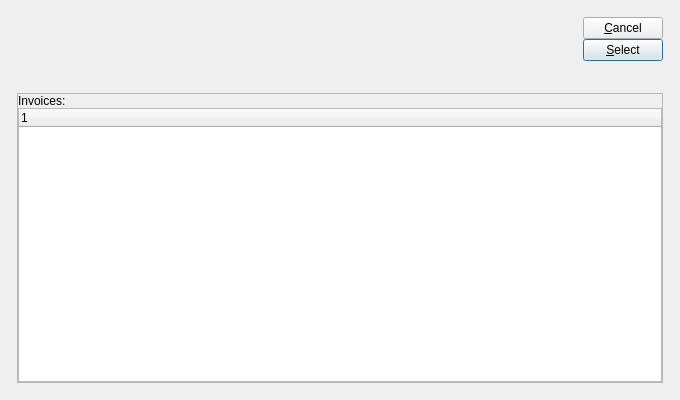
<ui version="4.0" >
 <author></author>
 <comment>This file is part of the xTuple ERP: PostBooks Edition, a free and
open source Enterprise Resource Planning software suite,
Copyright (c) 1999-2011 by OpenMFG LLC, d/b/a xTuple.
It is licensed to you under the Common Public Attribution License
version 1.0, the full text of which (including xTuple-specific Exhibits)
is available at www.xtuple.com/CPAL.  By using this software, you agree
to be bound by its terms.</comment>
 <class>invoiceList</class>
 <widget class="QDialog" name="invoiceList" >
  <property name="geometry" >
   <rect>
    <x>0</x>
    <y>0</y>
    <width>680</width>
    <height>400</height>
   </rect>
  </property>
  <property name="windowTitle" >
   <string>Invoices</string>
  </property>
  <layout class="QGridLayout" >
   <item row="0" column="0" >
    <layout class="QGridLayout" >
     <property name="leftMargin" >
      <number>12</number>
     </property>
     <property name="topMargin" >
      <number>12</number>
     </property>
     <property name="rightMargin" >
      <number>12</number>
     </property>
     <property name="bottomMargin" >
      <number>12</number>
     </property>
     <property name="horizontalSpacing" >
      <number>12</number>
     </property>
     <property name="verticalSpacing" >
      <number>12</number>
     </property>
     <item row="0" column="0" >
      <layout class="QHBoxLayout" >
       <item>
        <widget class="CustCluster" name="_cust" >
         <property name="sizePolicy" >
          <sizepolicy vsizetype="Minimum" hsizetype="Minimum" >
           <horstretch>0</horstretch>
           <verstretch>0</verstretch>
          </sizepolicy>
         </property>
        </widget>
       </item>
       <item>
        <layout class="QVBoxLayout" >
         <item>
          <widget class="DateCluster" name="_dates" />
         </item>
         <item>
          <spacer>
           <property name="orientation" >
            <enum>Qt::Vertical</enum>
           </property>
           <property name="sizeType" >
            <enum>QSizePolicy::Expanding</enum>
           </property>
           <property name="sizeHint" >
            <size>
             <width>20</width>
             <height>20</height>
            </size>
           </property>
          </spacer>
         </item>
        </layout>
       </item>
       <item>
        <layout class="QHBoxLayout" >
         <property name="spacing" >
          <number>0</number>
         </property>
         <item>
          <spacer>
           <property name="orientation" >
            <enum>Qt::Horizontal</enum>
           </property>
           <property name="sizeType" >
            <enum>QSizePolicy::Expanding</enum>
           </property>
           <property name="sizeHint" >
            <size>
             <width>20</width>
             <height>20</height>
            </size>
           </property>
          </spacer>
         </item>
         <item>
          <layout class="QVBoxLayout" >
           <property name="spacing" >
            <number>0</number>
           </property>
           <item>
            <layout class="QVBoxLayout" >
             <property name="spacing" >
              <number>0</number>
             </property>
             <item>
              <widget class="QPushButton" name="_close" >
               <property name="text" >
                <string>&amp;Cancel</string>
               </property>
              </widget>
             </item>
             <item>
              <widget class="QPushButton" name="_select" >
               <property name="text" >
                <string>&amp;Select</string>
               </property>
               <property name="default" >
                <bool>true</bool>
               </property>
              </widget>
             </item>
            </layout>
           </item>
           <item>
            <spacer>
             <property name="orientation" >
              <enum>Qt::Vertical</enum>
             </property>
             <property name="sizeType" >
              <enum>QSizePolicy::Expanding</enum>
             </property>
             <property name="sizeHint" >
              <size>
               <width>20</width>
               <height>20</height>
              </size>
             </property>
            </spacer>
           </item>
          </layout>
         </item>
        </layout>
       </item>
      </layout>
     </item>
     <item row="1" column="0" >
      <widget class="QFrame" name="frame" >
       <property name="sizePolicy" >
        <sizepolicy vsizetype="Preferred" hsizetype="Preferred" >
         <horstretch>0</horstretch>
         <verstretch>1</verstretch>
        </sizepolicy>
       </property>
       <property name="frameShape" >
        <enum>QFrame::StyledPanel</enum>
       </property>
       <property name="frameShadow" >
        <enum>QFrame::Raised</enum>
       </property>
       <layout class="QGridLayout" >
        <property name="leftMargin" >
         <number>0</number>
        </property>
        <property name="topMargin" >
         <number>0</number>
        </property>
        <property name="rightMargin" >
         <number>0</number>
        </property>
        <property name="bottomMargin" >
         <number>0</number>
        </property>
        <property name="horizontalSpacing" >
         <number>0</number>
        </property>
        <property name="verticalSpacing" >
         <number>0</number>
        </property>
        <item row="0" column="0" >
         <layout class="QVBoxLayout" >
          <property name="spacing" >
           <number>0</number>
          </property>
          <item>
           <widget class="QLabel" name="_invoiceLit" >
            <property name="text" >
             <string>Invoices:</string>
            </property>
           </widget>
          </item>
          <item>
           <widget class="XTreeWidget" name="_invoice" >
            <property name="sizePolicy" >
             <sizepolicy vsizetype="Expanding" hsizetype="Expanding" >
              <horstretch>0</horstretch>
              <verstretch>0</verstretch>
             </sizepolicy>
            </property>
           </widget>
          </item>
         </layout>
        </item>
       </layout>
      </widget>
     </item>
    </layout>
   </item>
  </layout>
 </widget>
 <layoutdefault spacing="5" margin="5" />
 <pixmapfunction>qPixmapFromMimeSource</pixmapfunction>
 <customwidgets>
  <customwidget>
   <class>CustCluster</class>
   <extends>QWidget</extends>
   <header>custcluster.h</header>
  </customwidget>
  <customwidget>
   <class>DateCluster</class>
   <extends>QWidget</extends>
   <header>datecluster.h</header>
  </customwidget>
  <customwidget>
   <class>XTreeWidget</class>
   <extends>QTreeWidget</extends>
   <header>xtreewidget.h</header>
  </customwidget>
 </customwidgets>
 <tabstops>
  <tabstop>_cust</tabstop>
  <tabstop>_dates</tabstop>
  <tabstop>_invoice</tabstop>
  <tabstop>_select</tabstop>
  <tabstop>_close</tabstop>
 </tabstops>
 <includes>
  <include location="global" >parameter.h</include>
 </includes>
 <resources/>
 <connections/>
</ui>
